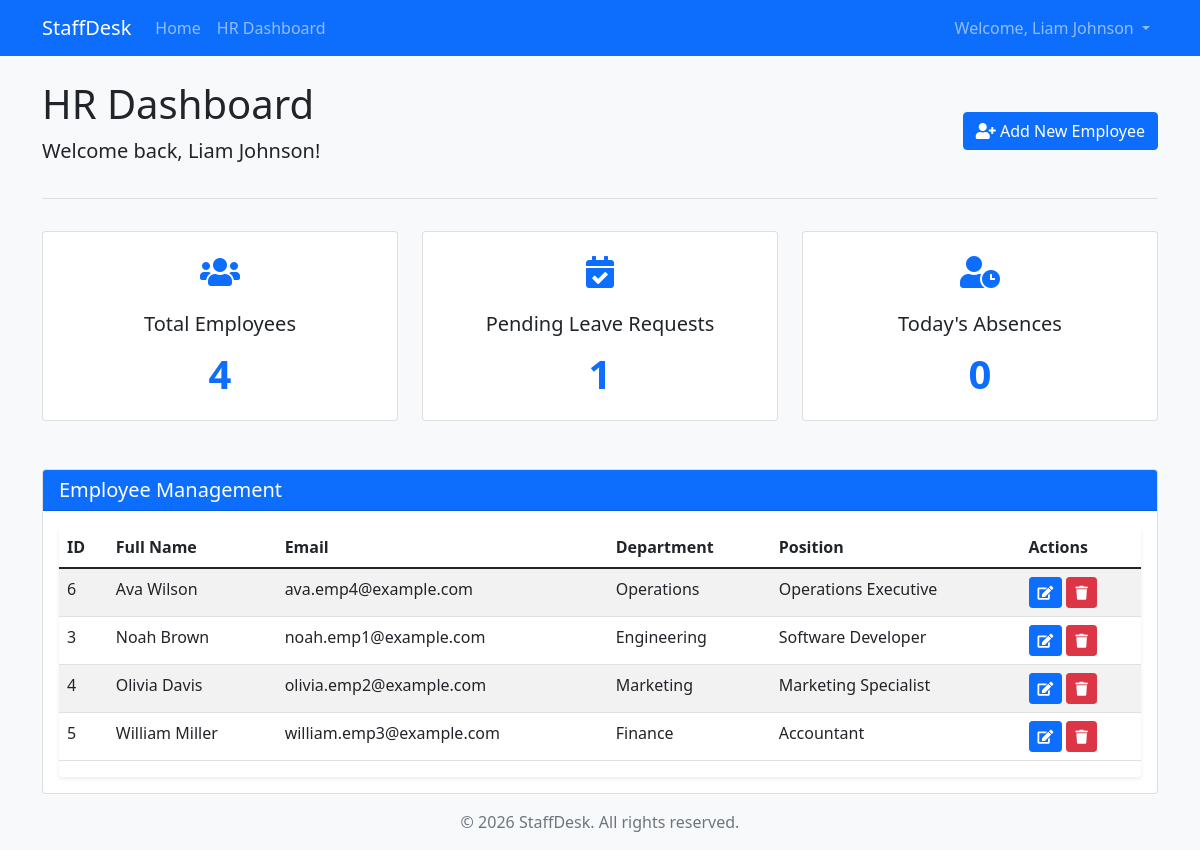
Page /hr.php (signed in) on the committed database.
### tables this page shows
CREATE TABLE IF NOT EXISTS `users` (
  `id` int(11) NOT NULL AUTO_INCREMENT,
  `username` varchar(50) NOT NULL,
  `password` varchar(255) NOT NULL,
  `role` enum('employee','hr') NOT NULL,
  `fullname` varchar(100) NOT NULL,
  `email` varchar(100) NOT NULL,
  `department` varchar(50) DEFAULT NULL,
  `position` varchar(50) DEFAULT NULL,
  `hire_date` date DEFAULT NULL,
  `created_at` datetime DEFAULT CURRENT_TIMESTAMP,
  PRIMARY KEY (`id`),
  UNIQUE KEY `username` (`username`),
  UNIQUE KEY `email` (`email`)
);

### includes/functions.php (called while the page is built, shortened)
<?php
function countUsers($conn) {
    $result = $conn->query("SELECT COUNT(*) as total FROM users WHERE role = 'employee'");
    $row = $result->fetch_assoc();
    return $row['total'];
}
function countPendingLeaves($conn) {
    $result = $conn->query("SELECT COUNT(*) as total FROM leave_requests WHERE status = 'pending'");
    $row = $result->fetch_assoc();
    return $row['total'];
}
function countTodayAbsences($conn) {
    $today = date('Y-m-d');
    $result = $conn->query("SELECT COUNT(*) as total FROM attendance WHERE date = '$today' AND status = 'absent'");
    $row = $result->fetch_assoc();
    return $row['total'];
}

### hr.php (the view, shortened to what this page needs)
<?php
include_once 'includes/header.php';
$stmt = $conn->query("SELECT id, username, role, fullname, email, department, position, created_at FROM users WHERE role = 'employee' ORDER BY fullname");
$employees = $stmt->fetch_all(MYSQLI_ASSOC);
$totalEmployees = countUsers($conn);
$pendingLeaves = countPendingLeaves($conn);
$todayAbsences = countTodayAbsences($conn);
?>
<div class="dashboard-header">
    <div class="row align-items-center">
        <div class="col-md-6">
            <h1>HR Dashboard</h1>
            <p class="lead">Welcome back, <?php echo $_SESSION['fullname']; ?>!</p>
        </div>
        <div class="col-md-6 text-md-end">
            <a href="manage_employee.php" class="btn btn-primary">
                <i class="fas fa-user-plus"></i> Add New Employee
            </a>
        </div>
    </div>
</div>
<div class="row mb-4">
    <div class="col-md-4">
        <div class="card dashboard-card text-center">
            <div class="card-body">
                <div class="card-icon">
                    <i class="fas fa-users"></i>
                </div>
                <h5 class="card-title">Total Employees</h5>
                <div class="stats-counter"><?php echo $totalEmployees; ?></div>
            </div>
        </div>
    </div>
    <div class="col-md-4">
        <div class="card dashboard-card text-center">
            <div class="card-body">
                <div class="card-icon">
                    <i class="fas fa-calendar-check"></i>
                </div>
                <h5 class="card-title">Pending Leave Requests</h5>
                <div class="stats-counter"><?php echo $pendingLeaves; ?></div>
            </div>
        </div>
    </div>
    <div class="col-md-4">
        <div class="card dashboard-card text-center">
            <div class="card-body">
                <div class="card-icon">
                    <i class="fas fa-user-clock"></i>
                </div>
                <h5 class="card-title">Today's Absences</h5>
                <div class="stats-counter"><?php echo $todayAbsences; ?></div>
            </div>
        </div>
    </div>
</div>
<div class="card">
    <div class="card-header bg-primary text-white">
        <h5 class="card-title mb-0">Employee Management</h5>
    </div>
    <div class="card-body">
        <div class="table-responsive">
            <table class="table table-hover table-striped">
                <thead>
                    <tr>
                        <th>ID</th>
                        <th>Full Name</th>
                        <th>Email</th>
                        <th>Department</th>
                        <th>Position</th>
                        <th>Actions</th>
                    </tr>
                </thead>
                <tbody>
                    <?php if (count($employees) > 0): ?>
                        <?php foreach ($employees as $employee): ?>
                            <tr>
                                <td><?php echo $employee['id']; ?></td>
                                <td><?php echo $employee['fullname']; ?></td>
                                <td><?php echo $employee['email']; ?></td>
                                <td><?php echo $employee['department']; ?></td>
                                <td><?php echo $employee['position']; ?></td>
                                <td>
                                    <a href="manage_employee.php?id=<?php echo $employee['id']; ?>" class="btn btn-sm btn-primary" data-bs-toggle="tooltip" title="Edit">
                                        <i class="fas fa-edit"></i>
                                    </a>
                                    <a href="hr.php?delete=1&id=<?php echo $employee['id']; ?>" class="btn btn-sm btn-danger btn-delete" data-bs-toggle="tooltip" title="Delete">
                                        <i class="fas fa-trash"></i>
                                    </a>
                                </td>
                            </tr>
                        <?php endforeach; ?>
                    <?php else: ?>
                        <tr>
                            <td colspan="6" class="text-center">No employees found</td>
                        </tr>
                    <?php endif; ?>
                </tbody>
            </table>
        </div>
    </div>
</div>
<?php include_once 'includes/footer.php'; ?>

### assets/css/style.css (style rules this page uses)
body { min-height: 100vh; display: flex; flex-direction: column; background-color: #f8f9fa; }
.dashboard-card { transition: transform 0.3s ease; margin-bottom: 1.5rem; }
.card-icon { font-size: 2rem; margin-bottom: 1rem; color: #0d6efd; }
.table-responsive { border-radius: 0.25rem; overflow: hidden; box-shadow: 0 0.125rem 0.25rem rgba(0, 0, 0, 0.075); }
.stats-counter { font-size: 2.5rem; font-weight: bold; color: #0d6efd; }
.dashboard-header { margin-bottom: 2rem; border-bottom: 1px solid #dee2e6; padding-bottom: 1rem; }

### rows in the picture
users: id "6", fullname "Ava Wilson", email "ava.emp4@example.com", department "Operations", position "Operations Executive"
users: id "3", fullname "Noah Brown", email "noah.emp1@example.com", department "Engineering", position "Software Developer"
users: id "4", fullname "Olivia Davis", email "olivia.emp2@example.com", department "Marketing", position "Marketing Specialist"
users: id "5", fullname "William Miller", email "william.emp3@example.com", department "Finance", position "Accountant"

### other values in the picture
$_SESSION['fullname'] "Liam Johnson"
$totalEmployees "4"
$pendingLeaves "1"
$todayAbsences "0"
